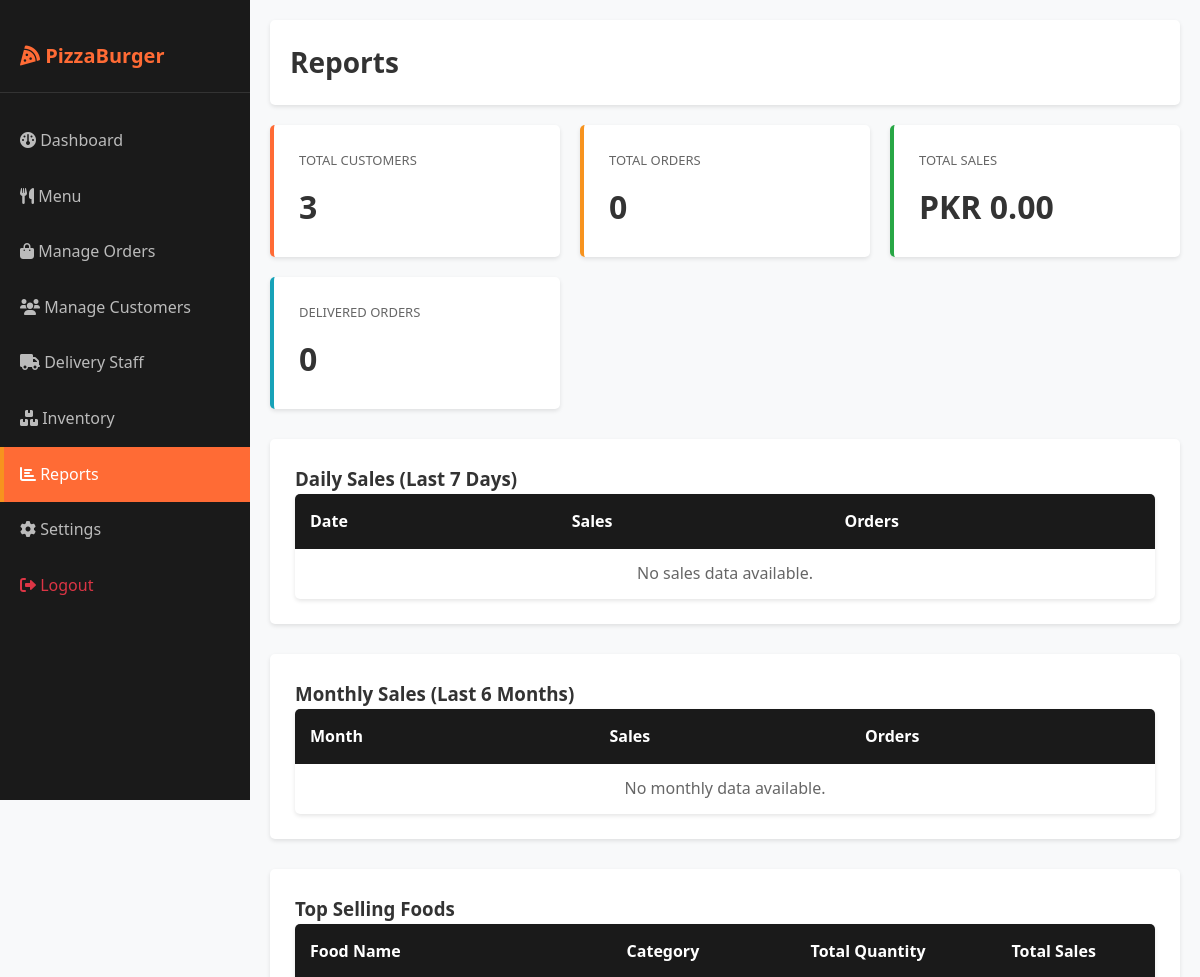
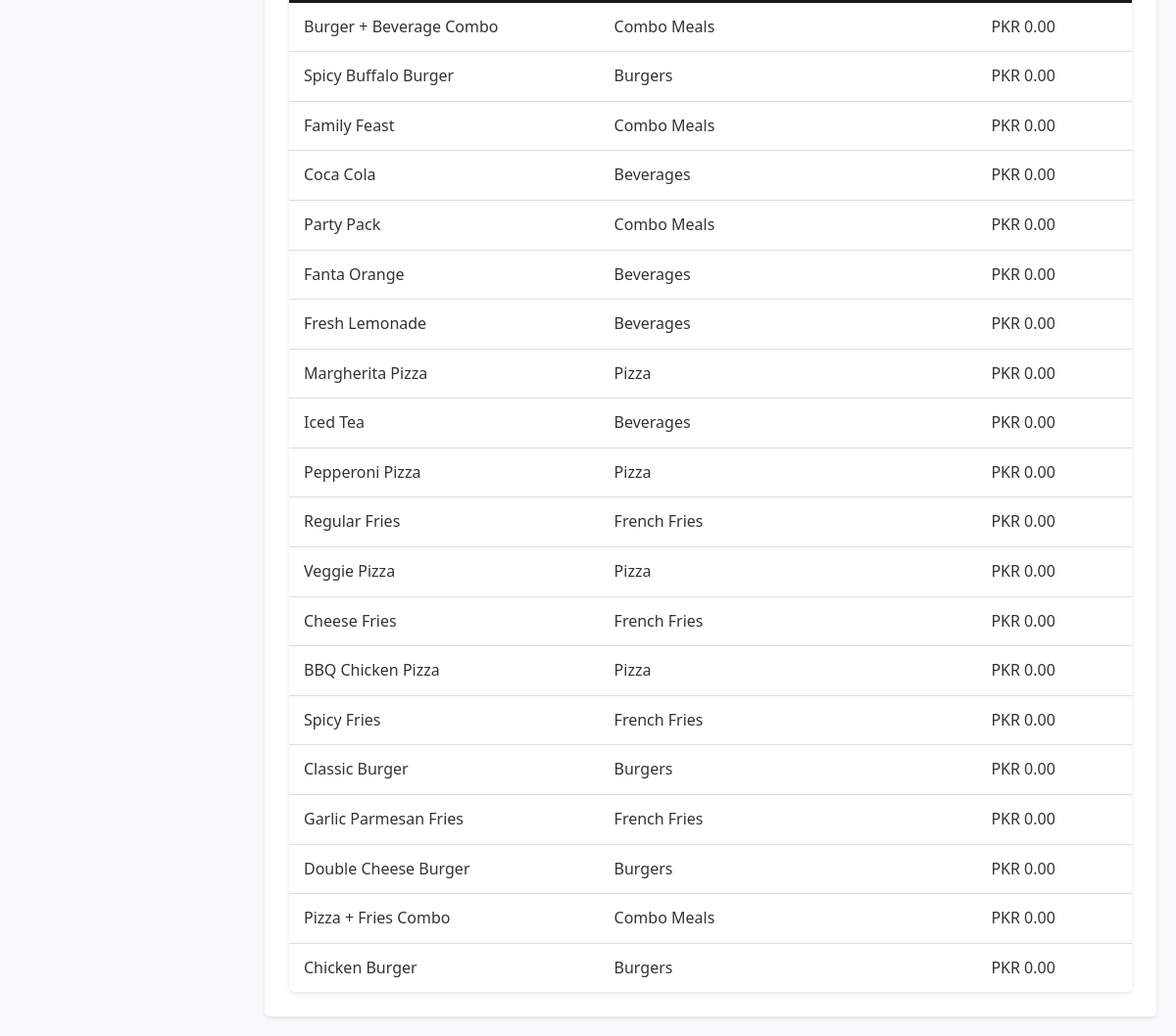
The page /admin/reports.php (signed in) on the database its author committed (2 pictures, top to bottom).
### tables this page shows
CREATE TABLE IF NOT EXISTS food_items (
    id INT PRIMARY KEY AUTO_INCREMENT,
    category_id INT NOT NULL,
    name VARCHAR(150) NOT NULL,
    description TEXT,
    price DECIMAL(8, 2) NOT NULL,
    discount_percentage DECIMAL(5, 2) DEFAULT 0,
    final_price DECIMAL(8, 2),
    image_path VARCHAR(255),
    status ENUM('active', 'inactive', 'out_of_stock') DEFAULT 'active',
    stock INT DEFAULT 0,
    rating DECIMAL(3, 2) DEFAULT 0,
    total_orders INT DEFAULT 0,
    created_at TIMESTAMP DEFAULT CURRENT_TIMESTAMP,
    updated_at TIMESTAMP DEFAULT CURRENT_TIMESTAMP ON UPDATE CURRENT_TIMESTAMP,
    FOREIGN KEY (category_id) REFERENCES categories(id) ON DELETE CASCADE,
    INDEX idx_category (category_id),
    INDEX idx_status (status),
    INDEX idx_price (price)
);

CREATE TABLE IF NOT EXISTS categories (
    id INT PRIMARY KEY AUTO_INCREMENT,
    name VARCHAR(100) UNIQUE NOT NULL,
    description TEXT,
    image_path VARCHAR(255),
    status ENUM('active', 'inactive') DEFAULT 'active',
    created_at TIMESTAMP DEFAULT CURRENT_TIMESTAMP,
    INDEX idx_name (name),
    INDEX idx_status (status)
);

### backend/classes/Admin.php (called while the page is built, shortened)
<?php
require_once 'Database.php';
class Admin {
    private $db;
    public function __construct($connection) {
        $this->db = new Database($connection);
    }
    public function getDashboardStats() {
        $stats = [];
        $customers = $this->db->query("SELECT COUNT(*) as count FROM customers WHERE status = 'active'");
        $stats['total_customers'] = $customers['success'] ? $customers['data'][0]['count'] : 0;
        $orders = $this->db->query("SELECT COUNT(*) as count FROM orders");
        $stats['total_orders'] = $orders['success'] ? $orders['data'][0]['count'] : 0;
        $sales = $this->db->query("SELECT SUM(total_amount) as total FROM orders WHERE status = 'delivered'");
        $stats['total_sales'] = $sales['success'] && $sales['data'][0]['total'] ? $sales['data'][0]['total'] : 0;
        $today_sales = $this->db->query("SELECT SUM(total_amount) as total FROM orders WHERE DATE(created_at) = CURDATE() AND status = 'delivered'");
        $stats['today_sales'] = $today_sales['success'] && $today_sales['data'][0]['total'] ? $today_sales['data'][0]['total'] : 0;
        $month_sales = $this->db->query("SELECT SUM(total_amount) as total FROM orders WHERE MONTH(created_at) = MONTH(CURDATE()) AND YEAR(created_at) = YEAR(CURDATE()) AND status = 'delivered'");
        $stats['month_sales'] = $month_sales['success'] && $month_sales['data'][0]['total'] ? $month_sales['data'][0]['total'] : 0;
        $pending = $this->db->query("SELECT COUNT(*) as count FROM orders WHERE status IN ('pending', 'confirmed', 'preparing')");
        $stats['pending_orders'] = $pending['success'] ? $pending['data'][0]['count'] : 0;
        $delivered = $this->db->query("SELECT COUNT(*) as count FROM orders WHERE status = 'delivered'");
        $stats['delivered_orders'] = $delivered['success'] ? $delivered['data'][0]['count'] : 0;
        $cancelled = $this->db->query("SELECT COUNT(*) as count FROM orders WHERE status = 'cancelled'");
        $stats['cancelled_orders'] = $cancelled['success'] ? $cancelled['data'][0]['count'] : 0;
        $popular = $this->db->select("SELECT f.*, c.name as category_name, SUM(oi.quantity) as total_sold
                                      FROM food_items f
                                      JOIN categories c ON f.category_id = c.id
                                      JOIN order_items oi ON f.id = oi.food_id
                                      GROUP BY f.id
                                      ORDER BY total_sold DESC
                                      LIMIT 5");
        $stats['popular_foods'] = $popular['success'] ? $popular['data'] : [];
        return $stats;
    }
    public function getFoodSalesReport() {
        $result = $this->db->select(
            "SELECT f.id, f.name, c.name as category_name,
                    SUM(oi.quantity) as total_quantity,
                    SUM(oi.total_price) as total_sales,
                    COUNT(DISTINCT oi.order_id) as order_count
             FROM food_items f
             JOIN categories c ON f.category_id = c.id
             LEFT JOIN order_items oi ON f.id = oi.food_id
             GROUP BY f.id
             ORDER BY total_sales DESC"
        );
        return $result;
    }
}
?>

### backend/classes/Database.php (called while the page is built, shortened)
<?php
class Database {
    private $conn;
    public function __construct($connection) {
        $this->conn = $connection;
    }
    public function select($query, $params = []) {
        $stmt = $this->conn->prepare($query);
        if (!$stmt->execute()) {
            return ['success' => false, 'message' => 'Query execution failed: ' . $stmt->error];
        }
        $result = $stmt->get_result();
        $data = [];
        while ($row = $result->fetch_assoc()) {
            $data[] = $row;
        }
        return ['success' => true, 'data' => $data];
    }
    public function query($query) {
        $result = $this->conn->query($query);
        if (is_object($result)) {
            $data = [];
            while ($row = $result->fetch_assoc()) {
                $data[] = $row;
            }
            return ['success' => true, 'data' => $data];
        }
        return ['success' => true, 'affected_rows' => $this->conn->affected_rows];
    }
}
?>

### admin/reports.php (the view, shortened to what this page needs)
<?php
require_once '../backend/includes/init.php';
$admin_obj = new Admin($conn);
$stats = $admin_obj->getDashboardStats();
$daily_sales = $admin_obj->getDailySales(7);
$monthly_sales = $admin_obj->getMonthlySales(6);
$food_report = $admin_obj->getFoodSalesReport();
?>
<!DOCTYPE html>
<html lang="en">
<head>
    <link rel="stylesheet" href="<?php echo SITE_URL; ?>css/style.css">
    <link rel="stylesheet" href="https://cdnjs.cloudflare.com/ajax/libs/font-awesome/6.0.0/css/all.min.css">
</head>
<body>
<div class="admin-container">
    <aside class="sidebar">
        <div class="sidebar-logo">
            <i class="fas fa-pizza-slice"></i> PizzaBurger
        </div>
        <ul class="sidebar-menu">
            <li><a href="dashboard.php"><i class="fas fa-dashboard"></i> Dashboard</a></li>
            <li><a href="menu.php"><i class="fas fa-utensils"></i> Menu</a></li>
            <li><a href="manage-orders.php"><i class="fas fa-shopping-bag"></i> Manage Orders</a></li>
            <li><a href="manage-customers.php"><i class="fas fa-users"></i> Manage Customers</a></li>
            <li><a href="manage-delivery.php"><i class="fas fa-truck"></i> Delivery Staff</a></li>
            <li><a href="manage-inventory.php"><i class="fas fa-boxes"></i> Inventory</a></li>
            <li><a href="reports.php" class="active"><i class="fas fa-chart-bar"></i> Reports</a></li>
            <li><a href="settings.php"><i class="fas fa-cog"></i> Settings</a></li>
            <li><a href="logout.php" style="color: #dc3545 !important;"><i class="fas fa-sign-out-alt"></i> Logout</a></li>
        </ul>
    </aside>
    <main class="main-content">
        <div class="admin-header">
            <h1>Reports</h1>
        </div>
        <div class="dashboard-grid" style="margin-bottom: 30px;">
            <div class="stat-card">
                <div class="stat-label">Total Customers</div>
                <div class="stat-value"><?php echo $stats['total_customers']; ?></div>
            </div>
            <div class="stat-card" style="border-left-color: #F7931E;">
                <div class="stat-label">Total Orders</div>
                <div class="stat-value"><?php echo $stats['total_orders']; ?></div>
            </div>
            <div class="stat-card" style="border-left-color: #28a745;">
                <div class="stat-label">Total Sales</div>
                <div class="stat-value">PKR <?php echo number_format($stats['total_sales'], 2); ?></div>
            </div>
            <div class="stat-card" style="border-left-color: #17a2b8;">
                <div class="stat-label">Delivered Orders</div>
                <div class="stat-value"><?php echo $stats['delivered_orders']; ?></div>
            </div>
        </div>
        <div style="background: white; padding: 25px; border-radius: 5px; box-shadow: 0 2px 4px rgba(0,0,0,0.1); margin-bottom: 30px;">
            <h3>Daily Sales (Last 7 Days)</h3>
            <table class="table">
                <thead>
                    <tr>
                        <th>Date</th>
                        <th>Sales</th>
                        <th>Orders</th>
                    </tr>
                </thead>
                <tbody>
                    <?php if (!empty($daily_sales['data'])): ?>
                        <?php foreach ($daily_sales['data'] as $day): ?>
                            <tr>
                                <td><?php echo htmlspecialchars($day['date']); ?></td>
                                <td>PKR <?php echo number_format($day['sales'], 2); ?></td>
                                <td><?php echo $day['orders']; ?></td>
                            </tr>
                        <?php endforeach; ?>
                    <?php else: ?>
                        <tr><td colspan="3" style="text-align:center; color:#666;">No sales data available.</td></tr>
                    <?php endif; ?>
                </tbody>
            </table>
        </div>
        <div style="background: white; padding: 25px; border-radius: 5px; box-shadow: 0 2px 4px rgba(0,0,0,0.1); margin-bottom: 30px;">
            <h3>Monthly Sales (Last 6 Months)</h3>
            <table class="table">
                <thead>
                    <tr>
                        <th>Month</th>
                        <th>Sales</th>
                        <th>Orders</th>
                    </tr>
                </thead>
                <tbody>
                    <?php if (!empty($monthly_sales['data'])): ?>
                        <?php foreach ($monthly_sales['data'] as $month): ?>
                            <tr>
                                <td><?php echo htmlspecialchars($month['month']); ?></td>
                                <td>PKR <?php echo number_format($month['sales'], 2); ?></td>
                                <td><?php echo $month['orders']; ?></td>
                            </tr>
                        <?php endforeach; ?>
                    <?php else: ?>
                        <tr><td colspan="3" style="text-align:center; color:#666;">No monthly data available.</td></tr>
                    <?php endif; ?>
                </tbody>
            </table>
        </div>
        <div style="background: white; padding: 25px; border-radius: 5px; box-shadow: 0 2px 4px rgba(0,0,0,0.1);">
            <h3>Top Selling Foods</h3>
            <table class="table">
                <thead>
                    <tr>
                        <th>Food Name</th>
                        <th>Category</th>
                        <th>Total Quantity</th>
                        <th>Total Sales</th>
                    </tr>
                </thead>
                <tbody>
                    <?php if (!empty($food_report['data'])): ?>
                        <?php foreach ($food_report['data'] as $food): ?>
                            <tr>
                                <td><?php echo htmlspecialchars($food['name']); ?></td>
                                <td><?php echo htmlspecialchars($food['category_name']); ?></td>
                                <td><?php echo $food['total_quantity']; ?></td>
                                <td>PKR <?php echo number_format($food['total_sales'], 2); ?></td>
                            </tr>
                        <?php endforeach; ?>
                    <?php else: ?>
                        <tr><td colspan="4" style="text-align:center; color:#666;">No food sales data available.</td></tr>
                    <?php endif; ?>
                </tbody>
            </table>
        </div>
    </main>
</div>
</body>
</html>

### css/style.css (style rules this page uses)
* { margin: 0; padding: 0; box-sizing: border-box; }
:root { --primary-color: #FF6B35; --secondary-color: #F7931E; --dark-color: #1a1a1a; --light-color: #f8f9fa; --text-color: #333; --border-color: #ddd; --success-color: #28a745; --danger-color: #dc3545; --warning-color: #ffc107; --info-color: #17a2b8; }
html, body { font-family: 'Segoe UI', Tahoma, Geneva, Verdana, sans-serif; background-color: var(--light-color); color: var(--text-color); line-height: 1.6; }
.table { width: 100%; border-collapse: collapse; background: white; border-radius: 5px; overflow: hidden; box-shadow: 0 2px 4px rgba(0,0,0,0.1); }
.table thead { background: var(--dark-color); color: white; }
.table th { padding: 15px; text-align: left; font-weight: 600; }
.table td { padding: 12px 15px; border-bottom: 1px solid var(--border-color); }
.table tbody tr:last-child td { border-bottom: none; }
.admin-container { display: flex; min-height: 100vh; }
.sidebar { width: 250px; background: var(--dark-color); color: white; padding: 20px 0; position: fixed; left: 0; top: 0; height: 100vh; overflow-y: auto; }
.sidebar-logo { padding: 20px; border-bottom: 1px solid #333; margin-bottom: 20px; font-size: 20px; font-weight: bold; color: var(--primary-color); }
.sidebar-menu { list-style: none; }
.sidebar-menu li { margin: 0; }
.sidebar-menu a { display: block; padding: 15px 20px; color: #bbb; text-decoration: none; transition: all 0.3s; }
.sidebar-menu a:hover, .sidebar-menu a.active { background: var(--primary-color); color: white; border-left: 4px solid var(--secondary-color); padding-left: 16px; }
.main-content { flex: 1; margin-left: 250px; padding: 20px; }
.admin-header { background: white; padding: 20px; border-radius: 5px; margin-bottom: 20px; display: flex; justify-content: space-between; align-items: center; box-shadow: 0 2px 4px rgba(0,0,0,0.1); }
.admin-header h1 { font-size: 28px; margin: 0; }
.dashboard-grid { display: grid; grid-template-columns: repeat(auto-fit, minmax(250px, 1fr)); gap: 20px; margin-bottom: 30px; }
.stat-card { background: white; padding: 25px; border-radius: 5px; box-shadow: 0 2px 4px rgba(0,0,0,0.1); border-left: 4px solid var(--primary-color); }
.stat-label { font-size: 13px; color: #666; margin-bottom: 10px; text-transform: uppercase; }
.stat-value { font-size: 32px; font-weight: bold; color: var(--text-color); }

### rows shown on the page
food_items: id "3", name "Veggie Pizza", category.name "Pizza", total_sales "0.00"
food_items: name "Burger + Beverage Combo", category.name "Combo Meals", total_sales "0.00"
food_items: name "Spicy Buffalo Burger", category.name "Burgers", total_sales "0.00"
food_items: name "Family Feast", category.name "Combo Meals", total_sales "0.00"
food_items: name "Coca Cola", category.name "Beverages", total_sales "0.00"
food_items: name "Party Pack", category.name "Combo Meals", total_sales "0.00"
food_items: name "Fanta Orange", category.name "Beverages", total_sales "0.00"
food_items: name "Fresh Lemonade", category.name "Beverages", total_sales "0.00"
food_items: name "Margherita Pizza", category.name "Pizza", total_sales "0.00"
food_items: name "Iced Tea", category.name "Beverages", total_sales "0.00"
food_items: name "Pepperoni Pizza", category.name "Pizza", total_sales "0.00"
food_items: name "Regular Fries", category.name "French Fries", total_sales "0.00"
food_items: name "Cheese Fries", category.name "French Fries", total_sales "0.00"
food_items: name "BBQ Chicken Pizza", category.name "Pizza", total_sales "0.00"
food_items: name "Spicy Fries", category.name "French Fries", total_sales "0.00"
food_items: name "Classic Burger", category.name "Burgers", total_sales "0.00"
food_items: name "Garlic Parmesan Fries", category.name "French Fries", total_sales "0.00"
food_items: name "Double Cheese Burger", category.name "Burgers", total_sales "0.00"
food_items: name "Pizza + Fries Combo", category.name "Combo Meals", total_sales "0.00"
food_items: name "Chicken Burger", category.name "Burgers", total_sales "0.00"

### other values the page prints
$stats['total_orders'] "0"
$stats['total_sales'] "0.00"
$stats['delivered_orders'] "0"
